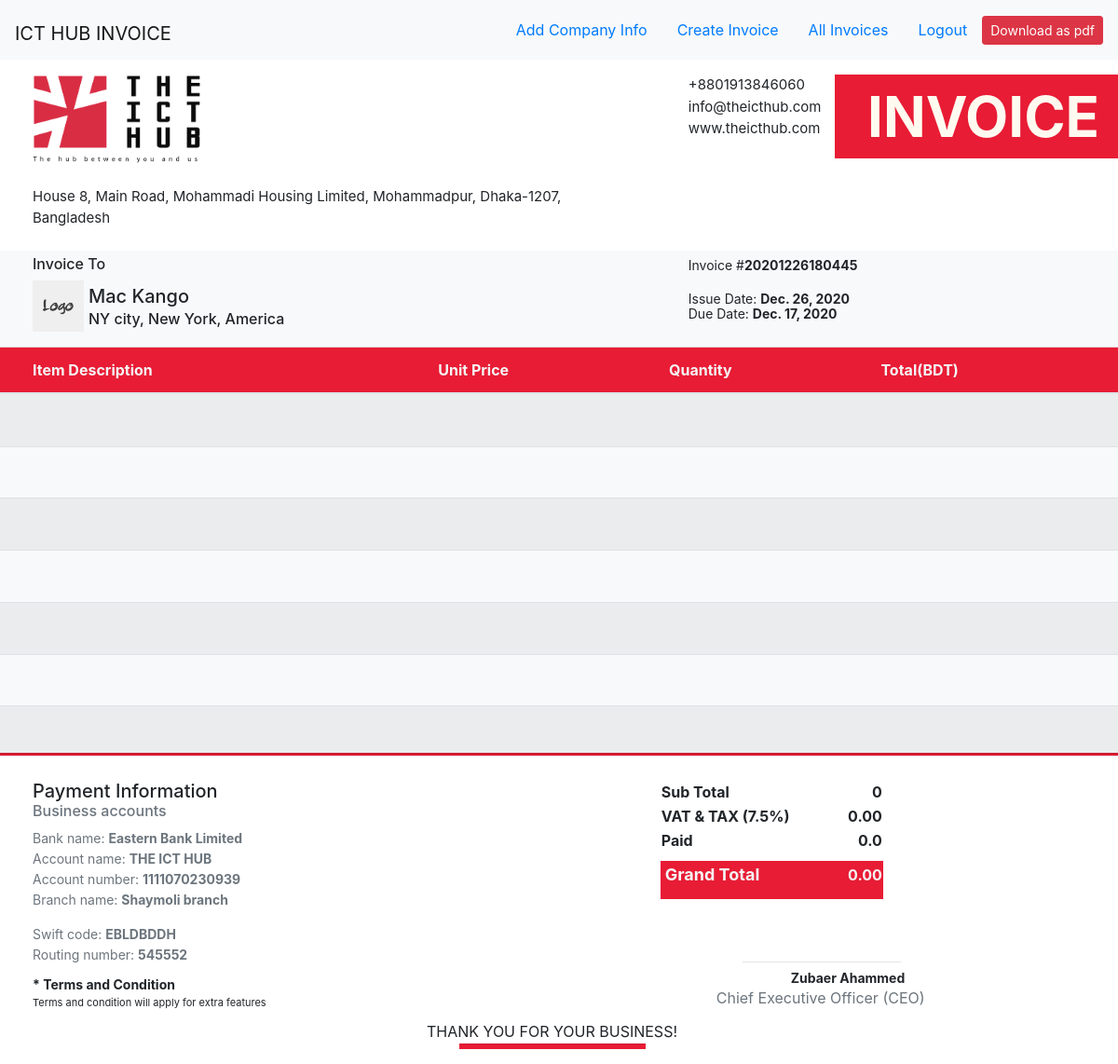
The page /invoice/view/30 (signed in) on the database its author committed.
### company/models.py (models this page shows, shortened)
class CompanyInfo(models.Model):
    logo = models.ImageField(upload_to="Company_logo")
    name = models.CharField(max_length=100)
    email = models.EmailField(max_length=200)
    phone = PhoneNumberField(null=False, blank=False, unique=True, max_length=14)
    website = models.CharField(max_length=50)
    address = models.TextField()

class BankInfo(models.Model):
    bank_name = models.CharField(max_length=100)
    account_type = models.CharField(max_length=100)
    account_name = models.CharField(max_length=200)
    account_number = models.IntegerField(null=False, blank=False, unique=True)
    branch_name = models.CharField(max_length=100)
    swift_code = models.CharField(max_length=50)
    routing_number = models.IntegerField(null=False, blank=False, unique=True)

### customer/models.py (models this page shows, shortened)
class InvoiceInfo(models.Model):
    company_id = models.ForeignKey(CustomerCompanyInfo, on_delete=models.CASCADE)
    invoice_number = models.IntegerField(editable=False, unique=True)
    total = models.FloatField(editable=False, blank=True, null=True)
    tax = models.FloatField(editable=False, blank=True, null=True)
    paid = models.FloatField(editable=True, blank=False, default=0)
    grand_total = models.FloatField(editable=False, blank=True, null=True)
    issue_date = models.DateField(auto_now=False, auto_now_add=True)
    due_date = models.DateField(auto_now=False, auto_now_add=False)

class CustomerCompanyInfo(models.Model):
    logo = models.ImageField(upload_to="Customer_company_logo", null=True, blank=True, default='default.jpg')
    name = models.CharField(max_length=100, unique=True)
    address = models.CharField(max_length=200)
    created_on = models.DateTimeField(auto_now=False, auto_now_add=True)

### customer/views.py (the view)
# urls.py: path('invoice/view/<int:id>', views.view_invoice, name='view-invoice'),
def view_invoice(request, id):
    if request.user.is_authenticated:
        owner_company = CompanyInfo.objects.all()[0]
        bank_info = BankInfo.objects.all()[0]
        invoice = InvoiceInfo.objects.get(pk=id)
        product = ProductInfo.objects.all().filter(invoice_id=invoice)
        total = 0
        count = 0
        for prod in product:
            total = total + prod.sub_total
            count = count + 1
        amount = 0.075
        tax = total * amount
        invoice.tax = tax
        invoice.total = total
        net = invoice.total + float(invoice.tax)
        grand_total = float(net) - invoice.paid
        invoice.grand_total = grand_total
        invoice.save()
        count = 7 - count
        context = {
            "owner": owner_company,
            "items": product,
            "bank": bank_info,
            "invoice": invoice,
            "counter": range(count),
        }
        return render(request, 'final.html', context)
    else:
        return HttpResponseNotFound('<h1 style="text-align:center;">You are not eligible to see this page <br> DO '
                                    '<a href="/">LOGIN</a></h1>')

### templates/final.html (shortened to what this page needs)
<!doctype html>
{% load static %}
<html lang="en">
  <head>
    <link rel="stylesheet" href="https://cdn.jsdelivr.net/npm/bootstrap@4.5.3/dist/css/bootstrap.min.css">
  </head>
  <body>
        <nav class="navbar navbar-light bg-light">
              <a href="{% url 'all_invoice' %}" class="navbar-brand mr-auto mt-2">ICT HUB INVOICE</a>
              <a class="nav-link ml-0" href="{% url 'customer-company' %}">Add Company Info</a>
              <a class="nav-link ml-0" href="{% url 'invoice' %}">Create Invoice</a>
              <a class="nav-link ml-0" href="{% url 'all_invoice' %}">All Invoices</a>
              <a class="nav-link ml-0" href="{% url 'logout' %}">Logout</a>
              <button class="btn btn-sm btn-danger" id="download">Download as pdf</button>
        </nav>
    <div id="invoice">
            <div class="row mt-3" style="margin-right:0;">
                <div class="col-md-7" style="padding-left:50px;">
                    <img src="{{ owner.logo.url }}" width="180" height="95" alt="logo">
                    <p style="margin-top:25px;font-size:15px;">{{ owner.address }}</p>
                </div>
                <div class="col-md-5" style="padding-right:0;">
                    <p class="float-right" style="font-size:60px;color:floralwhite;background:#E81C35;
                    font-weight:bold;padding: 0 20px 0 35px; margin-bottom:15px;">INVOICE</p>
                    <p style="margin-left:30px;font-size:15px;">{{ owner.phone }} </p>
                    <p style="margin-left:30px;font-size:15px;margin-top:-15px;">{{ owner.email }}</p>
                    <p style="margin-left:30px;font-size:15px;margin-top:-15px;">{{ owner.website }}</p>
                </div>
            </div>
            <div class="row mt-2" style="margin-right:0;background:#F8F9FA;">
                    <div class="col-md-7" style="padding-left:50px;margin-top:5px;">
                        <h6>Invoice To</h6>
                        <img src="{{ invoice.company_id.logo.url }}" width="55" height="55" alt="logo">
                        <h5 style="margin-left:60px;margin-top:-50px;">{{ invoice.company_id.name }}</h5>
                        <h6 style="margin-bottom:20px;margin-left:60px;margin-top:-5px;">{{ invoice.company_id.address }}</h6>
                    </div>
                    <div class="col-md-5" style="padding-right:0;margin-top:5px;">
                        <p style="margin-left:30px;font-size:14px;margin-bottom:15px;">Invoice #<b>{{ invoice.invoice_number }}</b></p>
                        <p style="margin-left:30px;font-size:14px;">Issue Date: <b>{{ invoice.issue_date }}</b></p>
                        <p style="margin-left:30px;font-size:14px;margin-top:-21px;">Due Date: <b>{{ invoice.due_date }}</b></p>
                    </div>
        <table class="table table-striped new" style="margin:0;">
          <thead style="background:#E81C35;color:whitesmoke;">
            <tr>
              <th style="padding-left:50px;" class="text-left manage">Item Description</th>
              <th>Unit Price</th>
              <th>Quantity</th>
              <th>Total(BDT)</th>
            </tr>
          </thead>
          <tbody>
            {% for i in counter %}
            <tr>
              <td style="padding-left:50px;" class="text-left manage"></td>
              <td></td>
              <td></td>
              <td></td>
            </tr>
            {% endfor %}
          </tbody>
        </table>
        </div>
 <hr style="height:2px;background:#E81C35;margin-top:-4px;">
            <div class="row" style="margin-right:0;">
                <div class="col-md-7" style="padding-left:50px;margin-top:10px;">
                    <h5>Payment Information</h5>
                    <h6 class="text-muted" style="margin-top:-8px;">{{ bank.account_type }}</h6>
                    <p class="text-muted" style="font-size:14px;">Bank name: <b>{{ bank.bank_name }} </b></p>
                    <p class="text-muted" style="margin-top:-15px;font-size:14px;">Account name: <b> {{ bank.account_name }} </b></p>
                    <p class="text-muted" style="margin-top:-15px;font-size:14px;">Account number: <b>{{ bank.account_number }}</b></p>
                    <p class="text-muted" style="margin-top:-15px;font-size:14px;">Branch name: <b> {{ bank.branch_name }} </b></p>
                    <p class="text-muted" style="font-size:14px;">Swift code: <b> {{ bank.swift_code }} </b></p>
                    <p class="text-muted" style="margin-top:-15px;font-size:14px;">Routing number: <b> {{ bank.routing_number }} </b></p>
                </div>
                <div class="col-md-5" style="padding-right:0;margin-top:10px;">
                    <table class="" style="margin:0;">
                        <tbody>
                            <tr>
                                <td style="font-size:16px;font-weight:bold;">Sub Total</td>
                                <td>&nbsp;&nbsp;&nbsp;&nbsp;&nbsp;&nbsp;&nbsp;&nbsp;&nbsp;&nbsp;&nbsp;&nbsp;&nbsp;</td>
                                <td class="text-right" style="font-size:16px;font-weight:bold;">{{ invoice.total }}</td>
                            </tr>
                            <tr>
                                <td style="font-size:16px;font-weight:bold;">VAT & TAX (7.5%)</td>
                                <td>&nbsp;&nbsp;&nbsp;&nbsp;&nbsp;&nbsp;&nbsp;&nbsp;&nbsp;&nbsp;&nbsp;&nbsp;&nbsp;</td>
                                <td class="text-right" style="font-size:16px;font-weight:bold;">{{ invoice.tax|floatformat:2 }}</td>
                            </tr>
                            <tr>
                                <td style="font-size:16px;font-weight:bold;padding-bottom:10px;">Paid</td>
                                <td>&nbsp;&nbsp;&nbsp;&nbsp;&nbsp;&nbsp;&nbsp;&nbsp;&nbsp;&nbsp;&nbsp;&nbsp;&nbsp;</td>
                                <td class="text-right" style="font-size:16px;font-weight:bold;padding-bottom:10px;">{{ invoice.paid }}</td>
                            </tr>
                            <tr class="wrapper" style="background:#E81C35;color:whitesmoke;">
                                <td style="font-size:18px;font-weight:bold;padding-left:5px;">Grand Total</td>
                                <td>&nbsp;&nbsp;&nbsp;&nbsp;&nbsp;&nbsp;&nbsp;&nbsp;&nbsp;&nbsp;&nbsp;&nbsp;&nbsp;</td>
                                <td class="text-right" style="font-size:16px;font-weight:bold;">{{ invoice.grand_total|floatformat:2 }}</td>
                            </tr>
                        </tbody>
                    </table>
                </div>
            </div>
        <div class="row" style="margin-right:0;">
                <div class="col-md-7" style="padding-left:50px;margin-top:-5px;">
                    <p style="font-size:14px;font-weight:bold;">* Terms and Condition</p>
                    <p style="font-size:11px;margin-top:-15px;">Terms and condition will apply for extra features</p>
                </div>
                <div class="col-md-5" style="padding-right:0;margin-top:-35px;">
                    <hr style="width:170px;margin-left:88px;">
                    <p style="font-size:14px;margin-left:140px;font-weight:bold;margin-top:-10px;">Zubaer Ahammed</p>
                    <p style="font-size:16px;margin-left:60px;margin-top:-17px;" class="text-muted">Chief Executive Officer (CEO)</p>
                </div>
            </div>
    <div class="row" style="margin-right:0;margin-top:-5px;">
        <div class="col-md-12 text-center">
            <p>THANK YOU FOR YOUR BUSINESS!</p>
            <hr style="height:5px;width:200px;background:#E81C35;margin-top:-15px;">
        </div>
    </div>
</div>
  </body>
</html>

### templates/final.html (style rules this page uses)
.table td, .table th { padding: .75rem; vertical-align: middle!important; border-top: 1px solid #dee2e6; }
tr.wrapper { position: relative; }
tr.wrapper::after { position: absolute; top: 41%; right: 0; width: 100%; height: 29px; background: #E81C35; content: ""; z-index: -1; }
table.table.table-striped.new { height: 440px!important; }
.manage { max-width:400px; }

### rows shown on the page
CompanyInfo: logo (picture), address "House 8, Main Road, Mohammadi Housing Limited, Mohammadpur, Dhaka-1207, Bangladesh", phone "+8801913846060", email "info@theicthub.com", website "www.theicthub.com"
InvoiceInfo: company_id.logo (placeholder picture), company_id.name "Mac Kango", company_id.address "NY city, New York, America", invoice_number "20201226180445", issue_date "Dec. 26, 2020", due_date "Dec. 17, 2020", total "0", tax "0.00", paid "0.0", grand_total "0.00"
BankInfo: account_type "Business accounts", bank_name "Eastern Bank Limited", account_name "THE ICT HUB", account_number "1111070230939", branch_name "Shaymoli branch", swift_code "EBLDBDDH", routing_number "545552"
